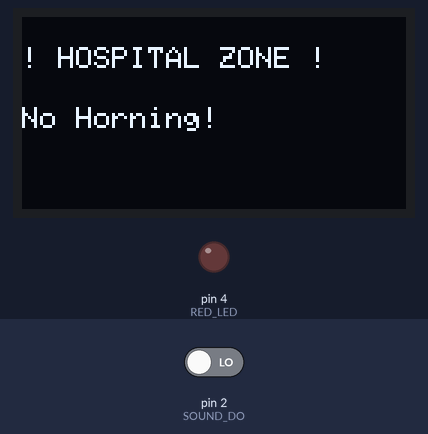
Bench run of a sketch on a simulated Arduino Uno, built with avr-gcc and run on an emulated ATmega328P. Shown: 128×64 one-colour display, output pins drawn as LEDs (lit = HIGH). Inputs (shaded band) come from the test bench; at power-on: pin 2 (SOUND_DO) LOW.

Above: at 0.1 s.
At 5.2 s:
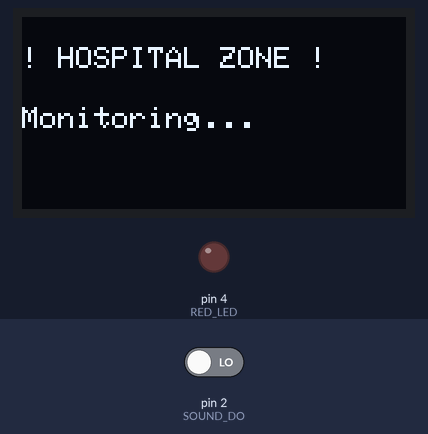
5.3 s: pin 2 (SOUND_DO) driven HIGH
At 6.2 s:
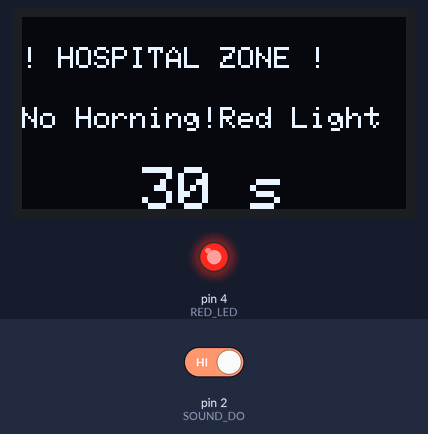
Timing chart, 0 to 8.3 s (numbered marks = the images above; inputs shaded):
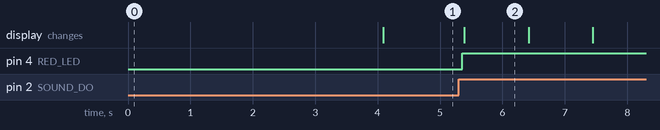

The sketch:

soundSensor.ino
```cpp
#include <SPI.h>
#include <Wire.h>
#include <Adafruit_GFX.h>
#include <Adafruit_SH110X.h>

#define SCREEN_WIDTH 128
#define SCREEN_HEIGHT 64
#define OLED_RESET -1
#define I2C_ADDRESS 0x3C

#define SOUND_DO 2   // Sound sensor digital output
#define RED_LED 4    // Red LED pin

Adafruit_SH1106G display(SCREEN_WIDTH, SCREEN_HEIGHT, &Wire, OLED_RESET);

const int alertDuration = 30; // seconds for red light

void setup() {
  Serial.begin(115200);

  if (!display.begin(I2C_ADDRESS, true)) {
    Serial.println("SH1106 not found");
    while (1);
  }

  pinMode(SOUND_DO, INPUT);
  pinMode(RED_LED, OUTPUT);

  display.clearDisplay();
  display.setTextColor(SH110X_WHITE);
  display.setTextSize(1);
  display.setCursor(0, 10);
  display.println("! HOSPITAL ZONE !");
  display.setCursor(0, 30);
  display.println("No Horning!");
  display.display();

  digitalWrite(RED_LED, LOW); // make sure LED is off
  delay(4000); // show initial warning for 3 seconds
}

void loop() {
  bool soundDetected = digitalRead(SOUND_DO);

  if (soundDetected) {
    // TURN ON RED LIGHT
    digitalWrite(RED_LED, HIGH);

    // COUNTDOWN DISPLAY
    for (int i = alertDuration; i >= 0; i--) {
      display.clearDisplay();
      display.setTextSize(1);
      display.setCursor(0, 10);
      display.println("! HOSPITAL ZONE !");
      display.setCursor(0, 30);
      display.println("No Horning!Red Light");

      display.setTextSize(2);
      display.setCursor(40, 50);
      display.print(i);
      display.println(" s"); // seconds remaining
      display.display();

      delay(1000); // 1 second
    }

    // TURN OFF RED LIGHT AFTER COUNTDOWN
    digitalWrite(RED_LED, LOW);
  } else {
    // MONITORING MODE
    display.clearDisplay();
    display.setTextSize(1);
    display.setCursor(0, 10);
    display.println("! HOSPITAL ZONE !");
    display.setCursor(0, 30);
    display.println("Monitoring...");
    display.display();

    digitalWrite(RED_LED, LOW);
    delay(100); // refresh quickly
  }
}
```

Measured:
- after the input at 5.3 s, pin 4 (RED_LED): LOW → HIGH after 0.06 s; the display: changes after 0.09 s (image 2)
- what the display in image 2 shows lasts 1.0 s, from 5.4 s to 6.4 s
